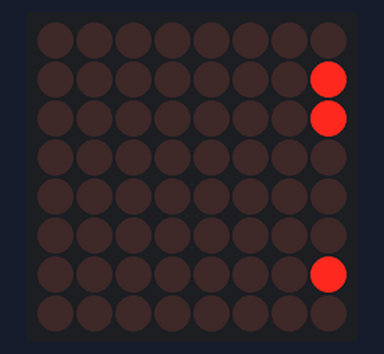
The sketch below on a simulated Arduino Uno, built with avr-gcc and run on an emulated ATmega328P. Shown: 8×8 LED matrix.

Above: at 0.15 s.
At 1.05 s:
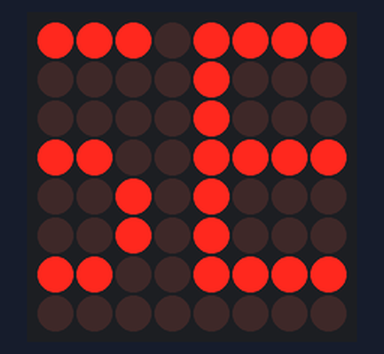
At 2.05 s:
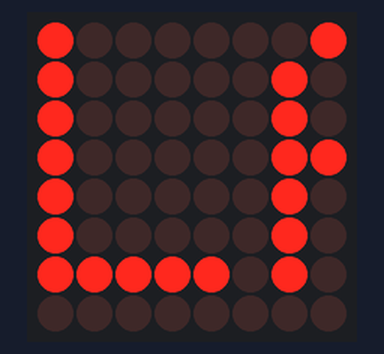
At 3.95 s:
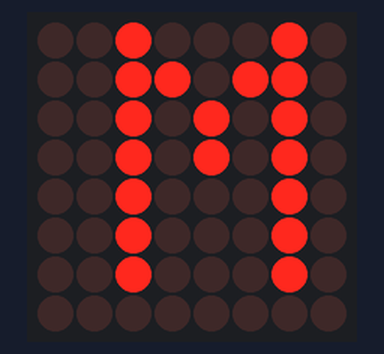
At 5.95 s:
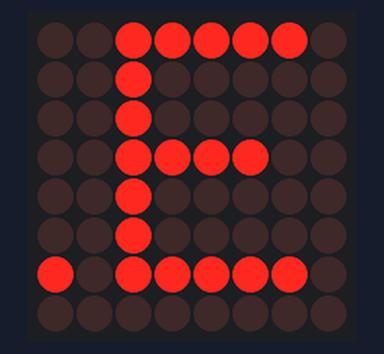
At 7.85 s:
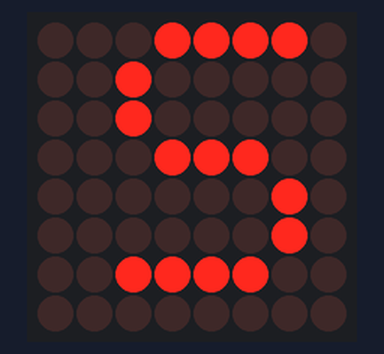

The sketch:

MAX7219_8x8_DotMatrix_kayanyazi.ino
```cpp
#include <MD_Parola.h>
#include <MD_MAX72xx.h>
#include <SPI.h>

// Define the hardware type.
// Use FC16_HW for the common 4-in-1 modules. Use GENERIC_HW for single modules.
#define HARDWARE_TYPE MD_MAX72XX::GENERIC_HW
#define MAX_DEVICES 1 // Change this if you have more modules

#define DATA_PIN  12
#define CS_PIN    10
#define CLK_PIN   11

// Setup for Software SPI (using your existing pins)
MD_Parola myDisplay = MD_Parola(HARDWARE_TYPE, DATA_PIN, CLK_PIN, CS_PIN, MAX_DEVICES);

void setup() {
  myDisplay.begin();
  myDisplay.setIntensity(3); // Set brightness (0-15)
  myDisplay.displayClear();

  // Parameters: Text, Alignment, Speed, Pause Time, Effect In, Effect Out
  myDisplay.displayText("SELAM MiLLET", PA_CENTER, 100, 0, PA_SCROLL_LEFT, PA_SCROLL_LEFT);
}

void loop() {
  if (myDisplay.displayAnimate()) {
    myDisplay.displayReset(); // Loop the animation
  }
}
```

Measured:
- by itself, everything shown: repeats every 7.2 s, in 72 steps
